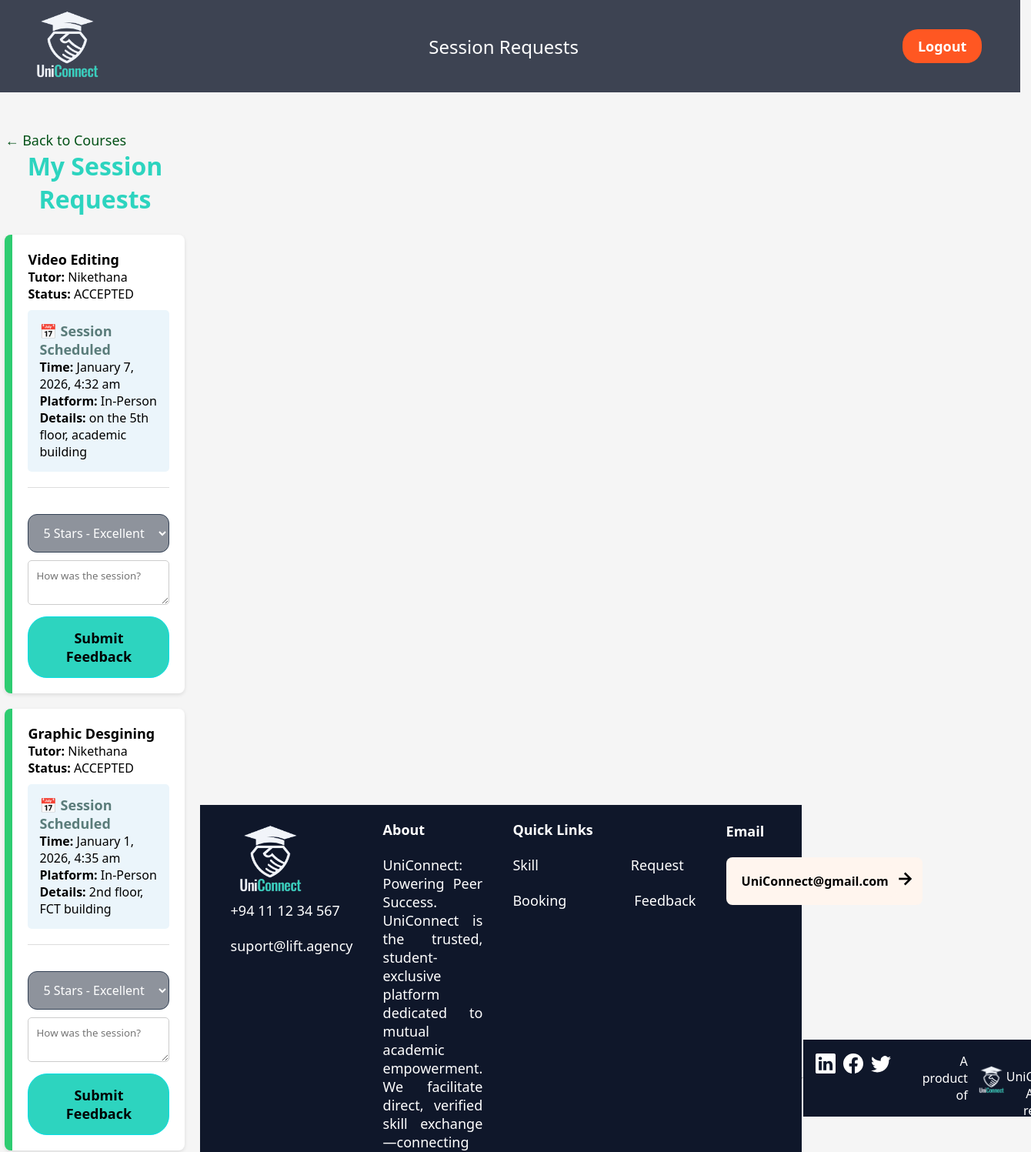
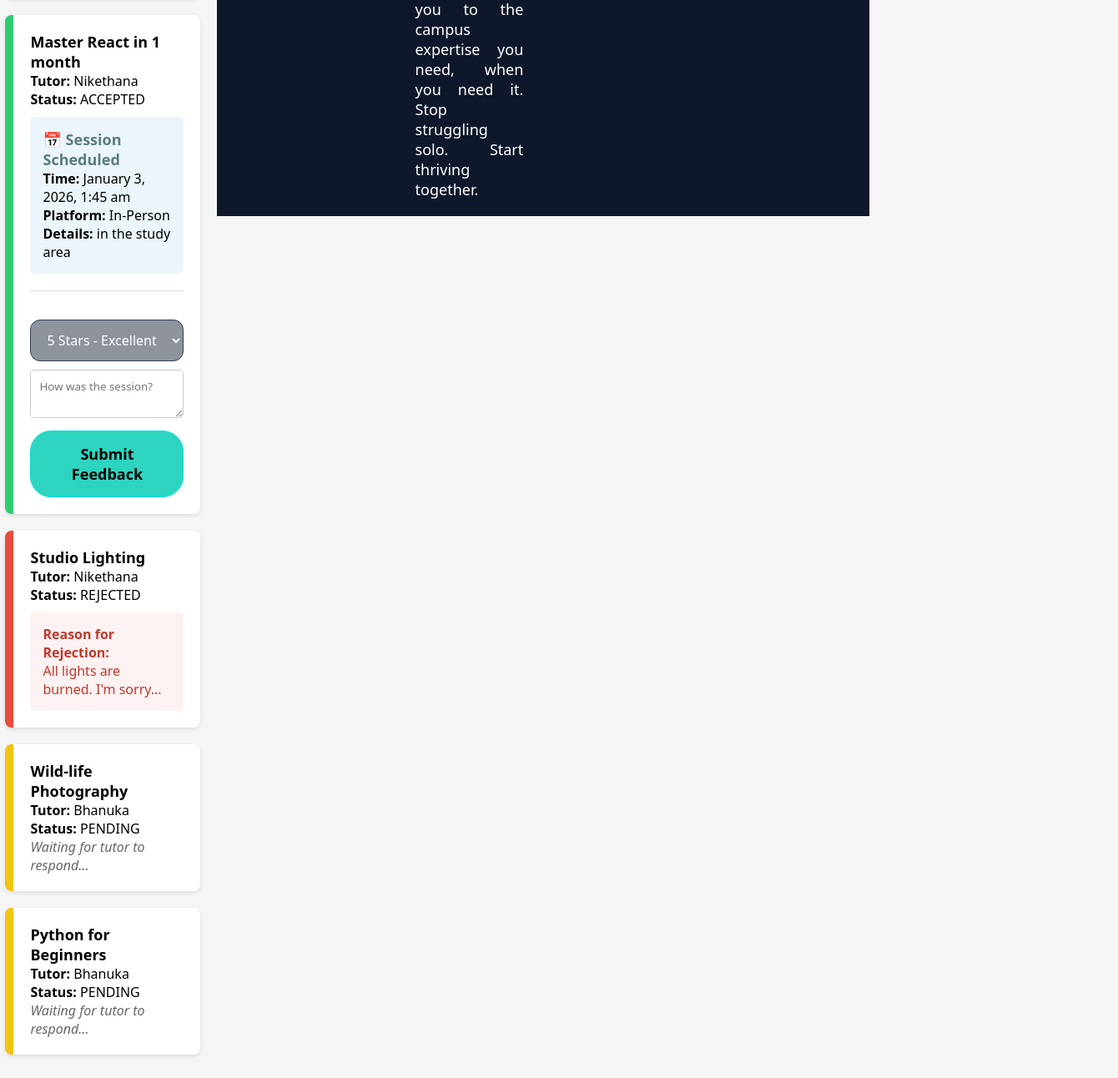
The page /learner_my_requests.php (signed in) on the database its author committed (2 pictures, top to bottom).
### tables this page shows
CREATE TABLE `requests` (
  `request_id` int(11) NOT NULL,
  `course_id` int(11) DEFAULT NULL,
  `learner_id` int(11) DEFAULT NULL,
  `status` enum('pending','accepted','rejected') DEFAULT 'pending',
  `rejection_reason` text DEFAULT NULL,
  `is_read_tutor` tinyint(1) DEFAULT 0,
  `is_read_learner` tinyint(1) DEFAULT 0,
  `created_at` timestamp NOT NULL DEFAULT current_timestamp()
);

CREATE TABLE `courses` (
  `course_id` int(11) NOT NULL,
  `tutor_id` int(11) DEFAULT NULL,
  `category_id` int(11) DEFAULT NULL,
  `title` varchar(255) NOT NULL,
  `description` text DEFAULT NULL
);

CREATE TABLE `users` (
  `user_id` int(11) NOT NULL,
  `username` varchar(50) NOT NULL,
  `email` varchar(100) NOT NULL,
  `password` varchar(255) NOT NULL,
  `role` enum('admin','tutor','learner') NOT NULL,
  `created_at` timestamp NOT NULL DEFAULT current_timestamp(),
  `mobile_number` varchar(12) DEFAULT NULL
);

CREATE TABLE `sessions` (
  `session_id` int(11) NOT NULL,
  `request_id` int(11) DEFAULT NULL,
  `schedule_time` datetime DEFAULT NULL,
  `platform` varchar(100) DEFAULT NULL,
  `meeting_details` text DEFAULT NULL
);

### learner_my_requests.php (the view, shortened to what this page needs)
<?php
include 'config/db.php';
$learner_id = $_SESSION['user_id'];
mysqli_query($conn, "UPDATE requests SET is_read_learner = 1 WHERE learner_id = $learner_id");
$my_requests = mysqli_query($conn, "SELECT r.*, c.title, u.username as tutor_name, s.schedule_time, s.platform, s.meeting_details
                                    FROM requests r
                                    JOIN courses c ON r.course_id = c.course_id
                                    JOIN users u ON c.tutor_id = u.user_id
                                    LEFT JOIN sessions s ON r.request_id = s.request_id
                                    WHERE r.learner_id = $learner_id
                                    ORDER BY r.created_at DESC");
?>
<!DOCTYPE html>
<html>
<head>
    <link rel="stylesheet" href="asset/style.css">
</head>
<body>
    <div class="header-containar">
        <nav id="mainNavbar">
            <div class="logo">
                <a href="home.html"><img id="logo-image" src="assest/Logo.png" alt=""></a>
            </div>
            <div class="profession">
                <a href="learner_dashboard.php">Session Requests</a>
            </div>
            <div class="btn">
                <a href="logout.php">Logout</a>
            </div>
        </nav>
    </div>
    <div style="padding: 20px; max-width: 800px; margin: auto; margin-top: 150px; height: auto;">
        <a href="learner_dashboard.php" style="text-decoration: none; color: rgba(4, 82, 24, 1);">← Back to Courses</a>
        <h2>My Session Requests</h2>
        <?php if(mysqli_num_rows($my_requests) > 0): ?>
            <?php while($row = mysqli_fetch_assoc($my_requests)): ?>
                <div class="status-box status-<?php echo $row['status']; ?>">
                    <h3 style="color: #000000ff; font-weight: 700;"><?php echo $row['title']; ?></h3>
                    <p><strong>Tutor:</strong> <?php echo $row['tutor_name']; ?></p>
                    <p><strong>Status:</strong> <?php echo strtoupper($row['status']); ?></p>
                    <?php if($row['status'] == 'accepted'): ?>
                        <div class="session-info">
                            <h4 style="color: #5a7c7aff;">📅 Session Scheduled</h4>
                            <p><strong>Time:</strong> <?php echo date('F j, Y, g:i a', strtotime($row['schedule_time'])); ?></p>
                            <p><strong>Platform:</strong> <?php echo $row['platform']; ?></p>
                            <p><strong>Details:</strong> <?php echo $row['meeting_details']; ?></p>
                        </div>
                        <div style="margin-top:20px; border-top:1px solid #ddd; padding-top:10px;">
                            <h4>Leave a Review</h4>
                            <form method="POST">
                                <select name="rating" required style="width: auto;">
                                    <option value="5">5 Stars - Excellent</option>
                                </select>
                                <textarea name="comment" placeholder="How was the session?" required style="width: 100%; padding: 10px; border-radius: 5px; border: 1px solid #ccc; margin-top: 10px;"></textarea>
                                <button type="submit" name="submit_review" style="width: auto;">Submit Feedback</button>
                            </form>
                        </div>
                    <?php elseif($row['status'] == 'rejected'): ?>
                        <div class="rejection-info">
                            <strong>Reason for Rejection:</strong><br>
                            <?php echo $row['rejection_reason']; ?>
                        </div>
                    <?php else: ?>
                        <p style="color: #666; font-style: italic;">Waiting for tutor to respond...</p>
                    <?php endif; ?>
                </div>
            <?php endwhile; ?>
        <?php else: ?>
            <p>You haven't requested any sessions yet.</p>
        <?php endif; ?>
    </div>
    <div class="footer-containar">
        <div class="logo">
            <a href="#"><img id="logo-image" src="assest/Logo.png" alt=""></a><br>
            <a href="" class="contact">+94 11 12 34 567</a><br>
            <a href="" class="contact">suport@lift.agency</a>
        </div>
        <div class="about">
            <h3>About</h3><br>
            <p>UniConnect: Powering Peer Success.
UniConnect is the trusted, student-exclusive platform dedicated to mutual academic empowerment. We facilitate direct, verified skill exchange—connecting you to the campus expertise you need, when you need it. Stop struggling solo. Start thriving together.</p>
        </div>
        <div class="quick-links">
            <h3>Quick Links</h3><br>
            <div class="left">
                <a href="#">Skill</a><br>
                <a href="#">Request</a>
            </div>
            <br>
            <div class="right">
                <a href="#">Booking</a>
                <br>
                <a href="#">Feedback</a>
            </div>
        </div>
        <div class="email">
            <br><h4>Email</h4><br>
            <div class="email_contact">
                <p>UniConnect@gmail.com</p>
                <a href="#"><span style="color: black; font-weight: 600;" class="material-symbols-outlined">
                </span></a>
            </div>
        </div>
    </div>
    <hr>
    <div class="copyright">
        <div class="social-icons">
            <a href="">
            </a>
            <a href="">
            </a>
            <a href="">
            </a>
        </div>
        <div class="product-by">
            <p>A product of </p>
            <img class="footer-logo" src="assest/Logo.png" alt="UniConnect">
        </div>
        <p>© 2025 UniConnect. All rights reserved.</p>
    </div>
</body>
</html>

### assest/styles/style.css (style rules this page uses)
* { box-sizing: border-box; font-family: 'Segoe UI', sans-serif; }
body { background-color: #f4f7f6; display: flex; justify-content: center; align-items: center; min-height: 100vh; margin: 0; }
h2 { color: #333; text-align: center; }
input, select, textarea { width: 100%; padding: 0.75rem; border: 1px solid #ddd; border-radius: 4px; }
button { width: 100%; padding: 0.75rem; background: #2ecc71; border: none; color: white; font-size: 1rem; border-radius: 4px; cursor: pointer; transition: 0.3s; }

### rows shown on the page
requests: course.title "Video Editing", users.username "Nikethana", status "ACCEPTED", sessions.schedule_time "January 7, 2026, 4:32 am", sessions.platform "In-Person", sessions.meeting_details "on the 5th floor, academic building"
requests: course.title "Graphic Desgining", users.username "Nikethana", status "ACCEPTED", sessions.schedule_time "January 1, 2026, 4:35 am", sessions.platform "In-Person", sessions.meeting_details "2nd floor, FCT building"
requests: course.title "Master React in 1 month", users.username "Nikethana", status "ACCEPTED", sessions.schedule_time "January 3, 2026, 1:45 am", sessions.platform "In-Person", sessions.meeting_details "in the study area"
requests: course.title "Studio Lighting", users.username "Nikethana", status "REJECTED", rejection_reason "All lights are burned. I'm sorry..."
requests: course.title "Wild-life Photography", users.username "Bhanuka", status "PENDING", shows "Waiting for tutor to respond..."
requests: course.title "Python for Beginners", users.username "Bhanuka", status "PENDING", shows "Waiting for tutor to respond..."
